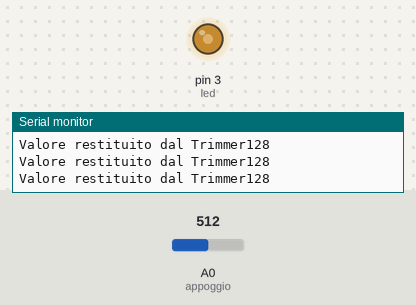
A sketch run on a simulated Arduino Uno, built with avr-gcc and run on an emulated ATmega328P. Shown: output pins drawn as LEDs (lit = HIGH), the last lines printed to the serial monitor. Inputs (shaded band) come from the test bench; at power-on: A0 (appoggio) = 512.

Above: at 1.2 s.
1.3 s: A0 (appoggio) set to 409
At 2.6 s:
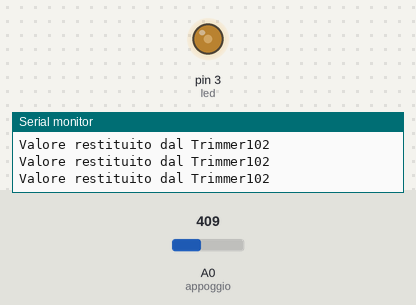
4.3 s: A0 (appoggio) set to 386
At 5.0 s:
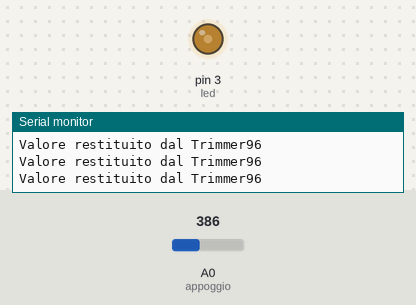
5.8 s: A0 (appoggio) set to 716
At 6.5 s:
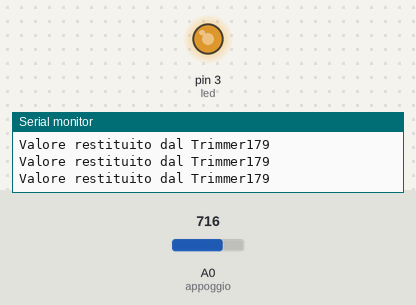
7.3 s: A0 (appoggio) set to 122
At 8.3 s:
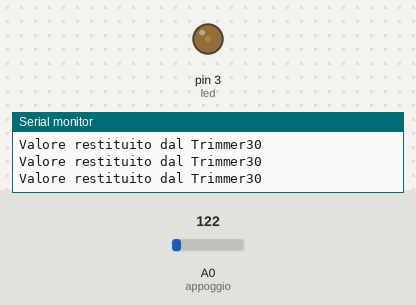
8.8 s: A0 (appoggio) set to 42
At 9.8 s:
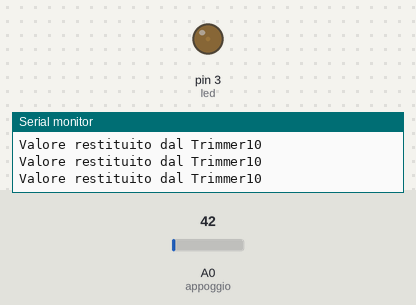
11.8 s: A0 (appoggio) set to 37
At 12.7 s:
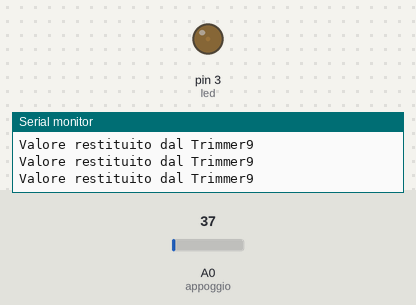
Timing chart, 0 to 14.8 s (numbered marks = the images above; inputs shaded):
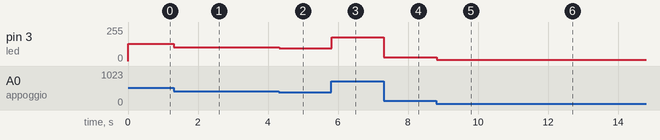

Measured:
- after the input at 1.3 s, pin 3 (led): 128/255 → 102/255 at once
- after the input at 4.3 s, pin 3 (led): 102/255 → 96/255 at once
- after the input at 5.8 s, pin 3 (led): 96/255 → 179/255 at once
- after the input at 7.3 s, pin 3 (led): 179/255 → 30/255 at once
- after the input at 8.8 s, pin 3 (led): 30/255 → 10/255 at once
- after the input at 11.8 s, pin 3 (led): 10/255 → 9/255 at once

The sketch:

03_ProgettoTrimmerArduino.ino
```cpp
const int led=3;
void setup() {
    pinMode(led,OUTPUT);
    Serial.begin(9600);
}

void loop() {
      int valore=0;
      int appoggio=0;
      valore=analogRead(appoggio);
      valore/=4;
      analogWrite(led,valore);
      Serial.print("Valore restituito dal Trimmer");
      Serial.println(valore);

}
```
